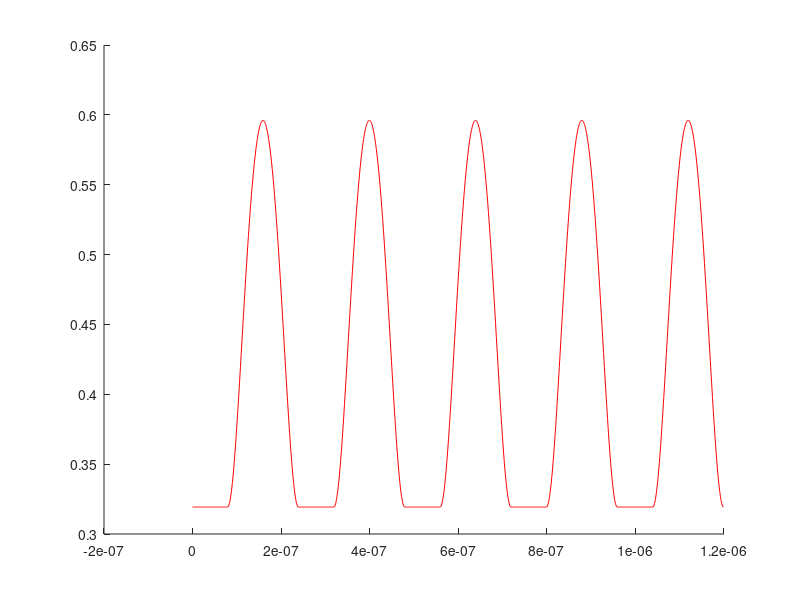

Here is the MATLAB script that generated this plot:
clc;clear all;close all;

n2=2.8;
n1=1.5;
np=[n1,n2];
d1=160e-9;
d2=80e-9;
% d=50e-9;
lmd=480e-9;
k=2*pi/lmd;
c=3e8;
th1=0;
th2=asind(n1*sind(th1)/n2);
w=k*c; 
a=d1+d2;
k1x=w*n1*cosd(th1)/c;
k2x=w*n2*cosd(th2)/c;

D1=[1,1;n1*cosd(th1),-n1*cosd(th1)];
D2=[1,1;n2*cosd(th2),-n2*cosd(th2)];
d12=[(n2*cosd(th2)+n1*cosd(th1))/2*n2*cosd(th2), (n2*cosd(th2)-n1*cosd(th1))/2*n2*cosd(th2);(n2*cosd(th2)-n1*cosd(th1))/2*n2*cosd(th2),(n2*cosd(th2)+n1*cosd(th1))/2*n2*cosd(th2)];
d21=[(n1*cosd(th1)+n2*cosd(th2))/2*n1*cosd(th1), (n1*cosd(th1)-n2*cosd(th2))/2*n1*cosd(th1);(n1*cosd(th1)-n2*cosd(th2))/2*n1*cosd(th1),(n1*cosd(th1)+n2*cosd(th2))/2*n1*cosd(th1)];
p2=[exp(1i*k2x*d2),0;0,exp(-1i*k2x*d2)];
p1=[exp(1i*k1x*d1),0;0,exp(-1i*k1x*d1)];

m11= exp(-1i*k1x*d1)*(cos(k2x*d2)-1i/2*(k1x/k2x+k2x/k1x)*sin(k2x*d2));
m12= exp(1i*k1x*d1)*(1i/2*(k1x/k2x-k2x/k1x)*sin(k2x*d2));
m21= -exp(-1i*k1x*d1)*(1i/2*(k1x/k2x-k2x/k1x)*sin(k2x*d2));
m22= exp(1i*k1x*d1)*(cos(k2x*d2)+1i/2*(k1x/k2x+k2x/k1x)*sin(k2x*d2));
M1=D1^(-1)*D2*p2*D2^(-1)*D1*p1;
K=1/a*acos((M1(1)+M1(4))/2);

e10=M1(3);
e110=exp(1i*K*a)-M1(1);

% E=(e10*exp(1i*k1x*(x-l*a))+e110*exp(-1i*k1x*(x-l*a)))*exp(-1i*K*l*a);



M2=D2^(-1)*D1*p1*D1^(-1)*D2*p2;
K2=1/a*acos((M2(1)+M2(4))/2);
% e20=M2(3);
% e220=exp(1i*K2*a)-M2(1);
E20=D2^(-1)*D1*p1*[e10;e110];
e20=E20(1);
e220=E20(2);

% e1=1000;
% e11=0;
% %la-d1 to la
% E1=e1*exp(1i*k1x*(x-l*a))+e11*exp(-1i*k1x*(x-l*a));
% %(l-1)a to (l-1)a+d2
% E2=e2*exp(1i*k2x*(x-l*a+d1))+e22*exp(-1i*k1x*(x-l*a+d1));
% 
% out2=d12*p1*[e1;e11];
% out1=d21*p2*[e2;e22];
N=5;
gap=1e-9;
x=N*a;
X=[];
EE=[];
XX=[];
for ii=N:-1:1
    l=ii;
    
    for jj=a/gap:-1:1
        if jj==a/gap
           XX=[XX,x];
        end
        
        if jj>=d2/gap
            
            E1=(e10*exp(1i*k1x*(x-l*a))+e110*exp(-1i*k1x*(x-l*a)))*exp(-1i*K*l*a);
            x=x-gap;
            EE=[EE,abs(E1)];
            X=[X,x];
            
        else
            
            E2=(e20*exp(1i*k2x*(x-(l*a-d1)))+e220*exp(-1i*k2x*(x-(l*a-d1))))*exp(-1i*K2*(l*a-d1));
            x=x-gap;
            EE=[EE,abs(E2)];
            X=[X,x];
            
            
        end
        
    end
       
end


for iii=1:length(XX)
%     figure(1);hold on; xline(XX(iii));
end

figure(1);hold on; plot(X,EE,'r');





